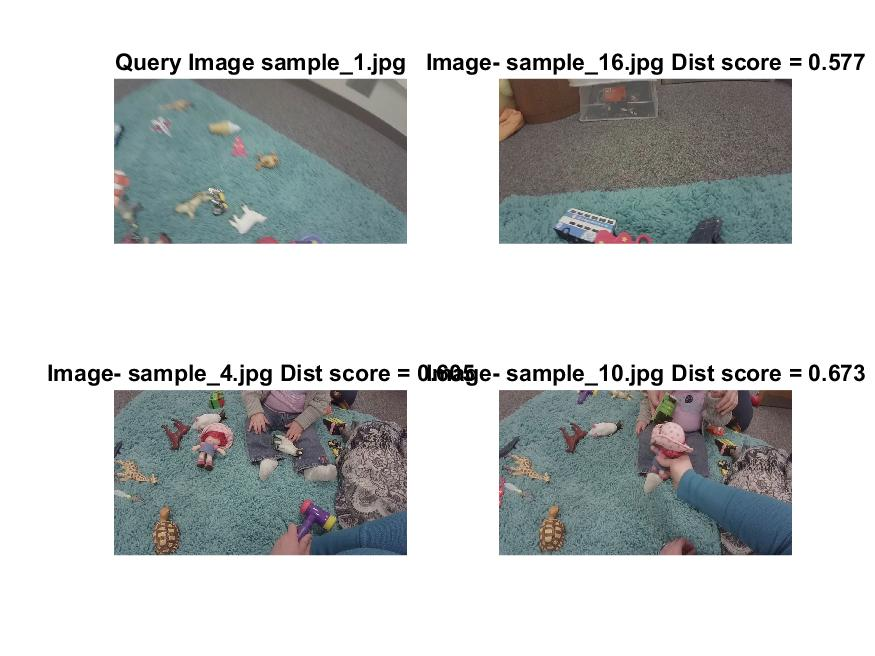
%> input picture gotsingh_AML_HW02/histogram_interspection.jpg, 875 x 656 px, given in place of sample_14.jpg, which was not available
$ octave image_retrieval_emd.m   (GNU Octave 9; MATLAB toolbox functions it lacks are replaced by stand-ins)
%> lines starting %> are read from the running program, lines starting %| are printed output that depends on the picture; pictures that were not available may be replaced by others from this repository, and a replacement may not be noted
%Image retrieval function
image_foldername='data'; %'chen1000';
%Assuming for result calculations that the query image is from the folder
queryimage_number =14;
queryimage_name =strcat('sample_',int2str(queryimage_number),'.jpg');

%extract names of image files
filenames=dir(fullfile(image_foldername,'*.jpg'));
filenames={filenames.name};

%image count in the folder
image_count=numel(filenames);


%color space transform
cform = makecform('srgb2lab');

% transform query image
img=imresize(imread(fullfile(image_foldername,queryimage_name)),1/30);
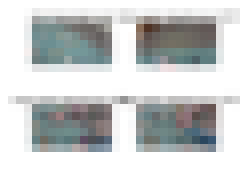
%> img: size 22x30x3 uint8 (shown 8 times larger); mean R, G, B 200.2, 203, 203
img_Y= size(img,1);
%> img_Y = 22
img_X= size(img,2);
%> img_X = 30
img_N= img_Y*img_X;
%> img_N = 660

imgQ= double(img)./255;
imgQ_lab= applycform(imgQ, cform);
%> imgQ_lab: size 22x30x3 double; mean of channels 1, 2, 3 80.8, -0.9, -0.3


%empty matrix to store results
result_matrix= zeros(image_count,2);


threshold= 10;
alpha_color= 1/2;
coordinates_transformation= 2;
extra_mass_penalty= -1;
flowType= 3;


for i=1:image_count
  imgI = imresize(imread(fullfile(image_foldername,filenames{i})),1/30);
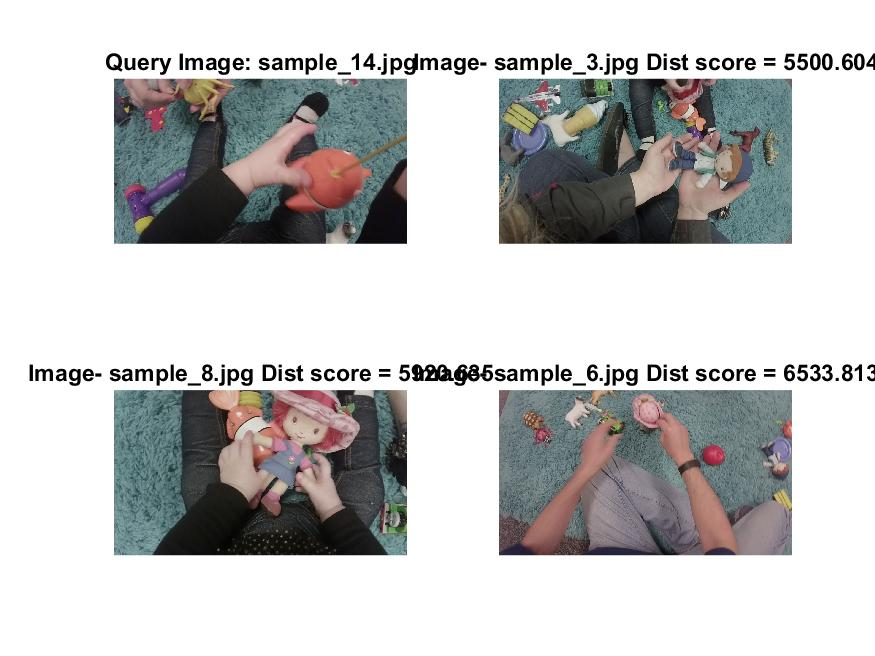
%> input picture gotsingh_AML_HW02/earth_movers_distance.jpg, 875 x 656 px
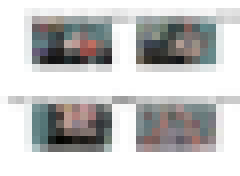
%> imgI: size 22x30x3 uint8 (shown 8 times larger); mean R, G, B 196.8, 196.8, 196.5
  imgI_Y= size(imgI,1);
%> imgI_Y = 22
  imgI_X= size(imgI,2);
%> imgI_X = 30
  imgI_N= imgI_Y*imgI_X;
%> imgI_N = 660
  imgI= double(imgI)./255;
%> imgI: size 22x30x3 double
  imgI_lab= applycform(imgI, cform);
%> imgI_lab: size 22x30x3 double; mean of channels 1, 2, 3 78.5, 0.1, 0.2


  P= [ ones(img_N,1)  ;  zeros(imgI_N,1) ];
  Q= [ zeros(img_N,1) ;  ones(imgI_N,1)  ];

%> (the run ends here)
